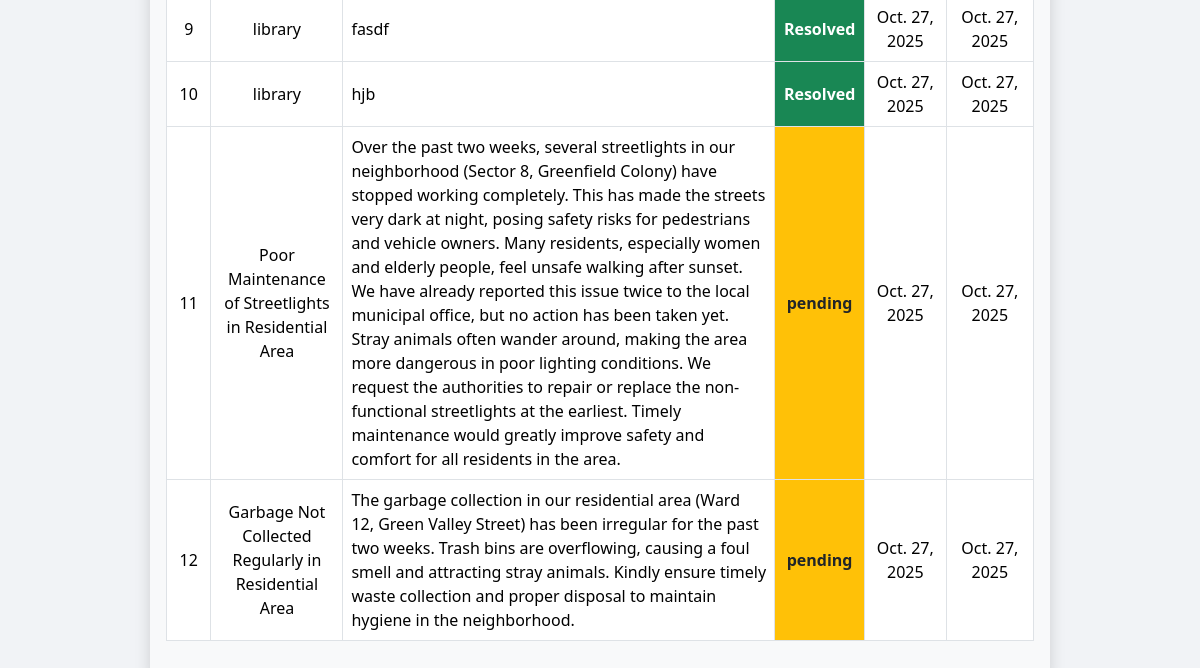
The app's page /submitted_complaints/ (signed in, lower part), older data.
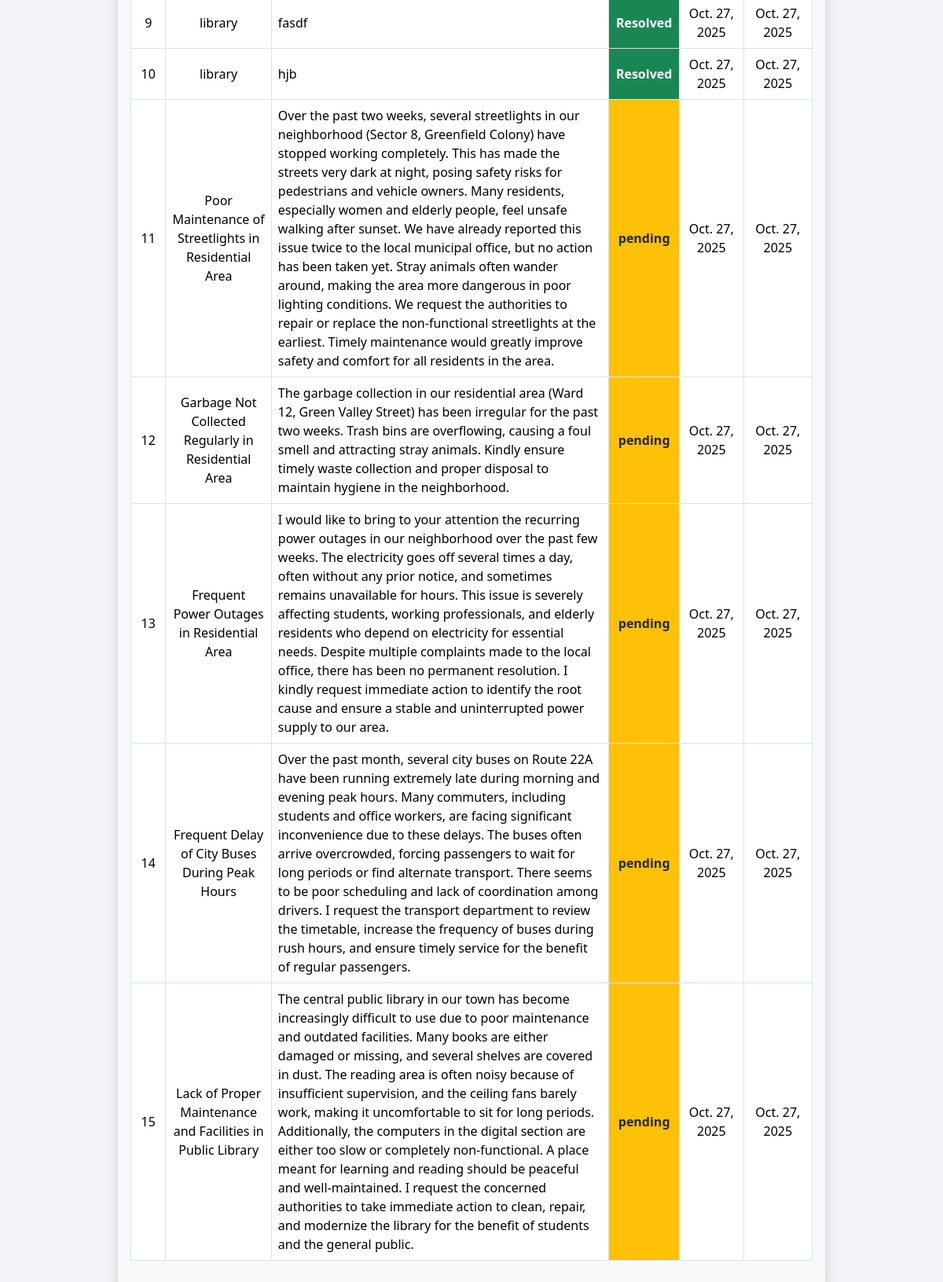
The same page, newer data.
### complaint_manager_app/models.py (models this page shows, shortened)
class Complaint(models.Model):
    STATUS_CHOICES = [
        ('pending','Pending'),
        ('in_progress','In progress'),
        ('resolved','Resolved'),
    ]
    user = models.ForeignKey(User, on_delete=models.CASCADE, null=True, blank=True)
    name = models.CharField(max_length=100)
    email = models.EmailField(max_length=100)
    subject = models.CharField(max_length=100)
    description = models.TextField()
    created_at = models.DateField(auto_now_add=True)
    updated_at = models.DateField(auto_now=True)
    status= models.CharField(max_length=20, choices=STATUS_CHOICES, default='pending')

### complaint_manager_app/views.py (the view)
# urls.py: path('submitted_complaints/', views.submitted_complaints,name="submitted_complaints"),
@login_required
def submitted_complaints(request):
    mycomplaints = Complaint.objects.filter(user=request.user)
    return render(request, 'submitted_complaints.html', {"mycomplaints": mycomplaints})

### complaint_manager_app/templates/submitted_complaints.html (shortened to what this page needs)
{% extends "master.html" %}
{% load static %}
{% block content %}
<div class="container d-flex justify-content-center align-items-center min-vh-100">
  <div class="card shadow border-0 w-100" style="max-width: 900px;">
    <div class="card-body bg-light">
      <div class="table-responsive">
        <table class="table table-bordered text-center align-middle">
          <tbody>
            {% for x in mycomplaints %}
            <tr>
              <td>{{ x.id }}</td>
              <td>{{ x.subject }}</td>
              <td class="text-start">{{ x.description }}</td>
              <td class="
                {% if x.status|lower == 'pending' %}bg-warning text-dark fw-bold{% endif %}
                {% if x.status|lower == 'resolved' %}bg-success text-white fw-bold{% endif %}
              ">
                {{ x.status }}
              </td>
              <td>{{ x.created_at }}</td>
              <td>{{ x.updated_at }}</td>
            </tr>
            {% empty %}
            <tr><td colspan="6" class="text-muted">No complaints submitted</td></tr>
            {% endfor %}
          </tbody>
        </table>
      </div>
    </div>
  </div>
</div>
{% endblock %}

Row changes from the older to the newer data that the page shows:
added Complaint: id "13", subject "Frequent Power Outages in Residential Area", description "I would like to bring to your attention the recurring power outages in our neighborhood over the past few weeks. The electricity goes off several times a day, often without any prior notice, and sometimes remains unavailable for hours. This issue is severely affecting students, working professionals, and elderly residents who depend on electricity for essential needs. Despite multiple complaints made to the local office, there has been no permanent resolution. I kindly request immediate action to identify the root cause and ensure a stable and uninterrupted power supply to our area.", status "pending", created_at "Oct. 27, 2025", updated_at "Oct. 27, 2025"
added Complaint: id "14", subject "Frequent Delay of City Buses During Peak Hours", description "Over the past month, several city buses on Route 22A have been running extremely late during morning and evening peak hours. Many commuters, including students and office workers, are facing significant inconvenience due to these delays. The buses often arrive overcrowded, forcing passengers to wait for long periods or find alternate transport. There seems to be poor scheduling and lack of coordination among drivers. I request the transport department to review the timetable, increase the frequency of buses during rush hours, and ensure timely service for the benefit of regular passengers.", status "pending", created_at "Oct. 27, 2025", updated_at "Oct. 27, 2025"
added Complaint: id "15", subject "Lack of Proper Maintenance and Facilities in Public Library", description "The central public library in our town has become increasingly difficult to use due to poor maintenance and outdated facilities. Many books are either damaged or missing, and several shelves are covered in dust. The reading area is often noisy because of insufficient supervision, and the ceiling fans barely work, making it uncomfortable to sit for long periods. Additionally, the computers in the digital section are either too slow or completely non-functional. A place meant for learning and reading should be peaceful and well-maintained. I request the concerned authorities to take immediate action to clean, repair, and modernize the library for the benefit of students and the general public.", status "pending", created_at "Oct. 27, 2025", updated_at "Oct. 27, 2025"
